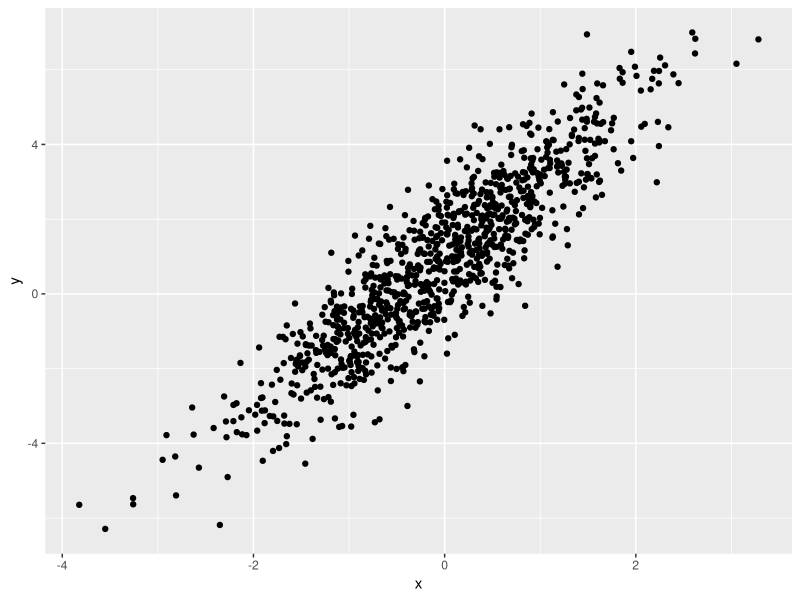
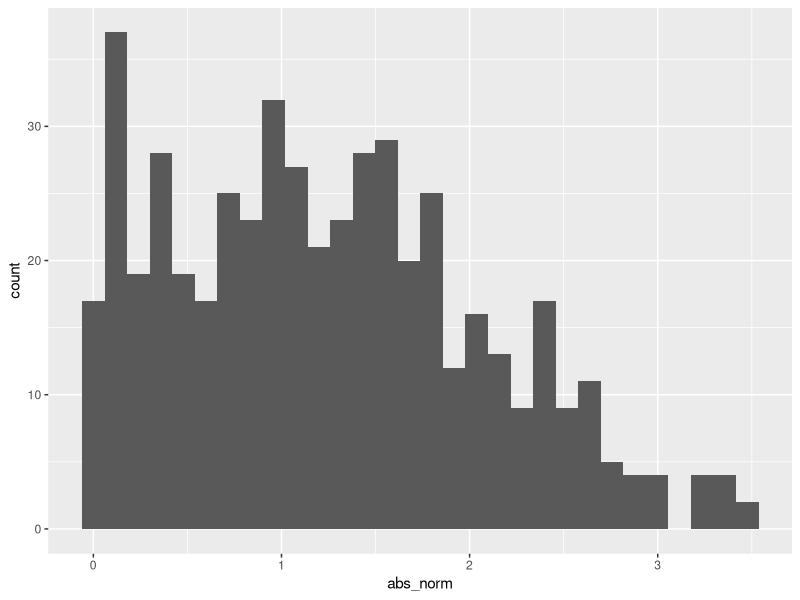

Reproduce these figures in R, in order.
## ---- chunk 1
library(tidyverse)
## ---- chunk 2
samp = rnorm(100)
length(samp)
## ---- chunk 3
plot_df=
  tibble(
    x=rnorm(n=1000),
    y=1+2*x+rnorm(n=1000)
  )
ggplot(plot_df,aes(x=x,y=y))+geom_point()
## ---- chunk 4
 la_df=
  tibble(
    norm=rnorm(n=500,mean=1),
    logical=norm>0,
    abs_norm=abs(norm)
  )

ggplot(la_df,aes(x=abs_norm))+geom_histogram()

